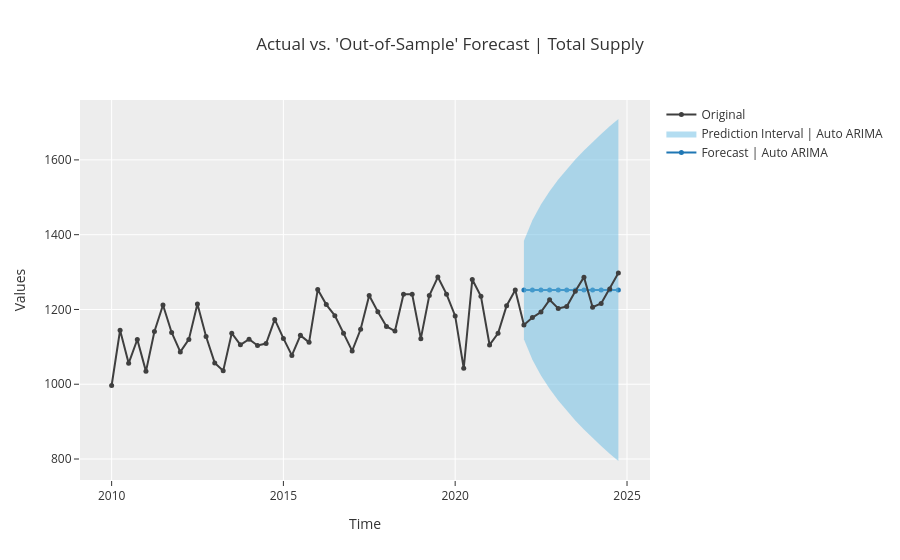

Source (notebook cell):
### Markdown cell above
#### Quarter based

### Code cell
# 2. Set up forecasting experiment;
total_supply_setup = TSForecastingExperiment()
total_supply_setup.setup(quarter_total_supply, 
                         target='Total Supply',
                         fh=12, fold=3, 
                         fold_strategy='expanding')

_best = total_supply_setup.compare_models(n_select=10, sort='SMAPE')
total_supply_setup.predict_model(_best[0])
total_supply_setup.plot_model(_best[0])
